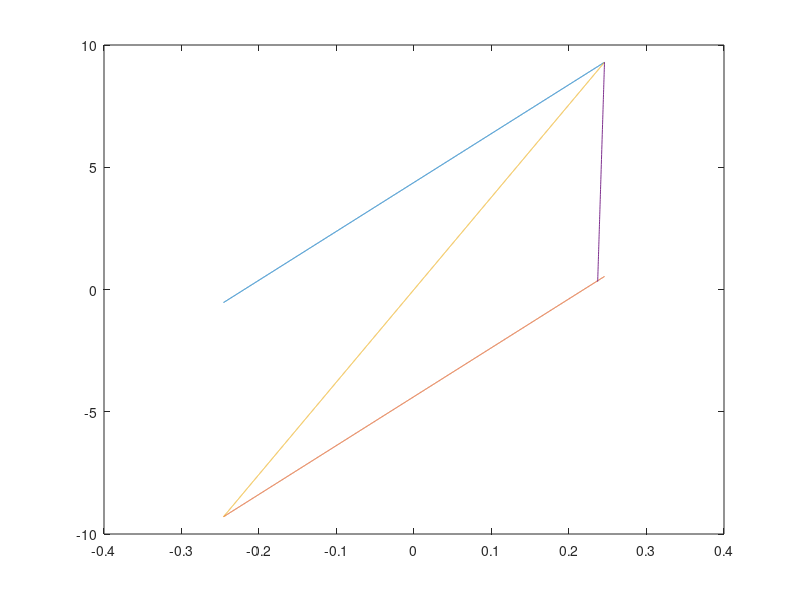

This figure's MATLAB source:
clc; clear; close all;

b = 45;
d = 27;
e = 0.05 * b;
DTD = 0.3;

yx = d / 2;
yy = b / 2;

DDx = DTD / (1 + yx * (12 * e) / (b ^ 2 + d ^ 2));

DDy = DTD / (1 + yy * (12 * e) / (b ^ 2 + d ^ 2));

DD = min(DDx, DDy);

DD = 0.2458;

% ==========================
% T = 2.5;

mu = 0.05;

W = [87.5997 170.9929 341.4667];

% W = [87.5997 174.7421 341.6658];

DampingRatio = 0.3;

R = DD / ((2 * mu) / (pi * DampingRatio) - mu);

KeD = W / R + mu * W / DD;

Kh = W / R
K1 = 51 * Kh;
g = 9.81;

if DD > mu * R
    DD;
    mu * R;
    fprintf('OK\n');
else
    DD
    mu * R
    fprintf('NG\n');
end

fprintf('============================');
KeD
K1
mu
R
T = 2 * pi * sqrt((W / g) ./ KeD)
(37.8137 * 4 + 73.8117 * 12 + 147.3993 * 8) / 24 * 1000 * 9.81
T_check = 2 * pi * sqrt(R / g)

W = 87.5997;
K1 = 1019.7;
x = -0.2458 : 0.0001 : 0.2458;
y1 = W / R * x + mu * W;
y2 = W / R * x - mu * W;
y3 = (W / R + mu * W / DD) * x;
k1x = 0.237 : 0.0001 : 0.2458;
y4 = K1 * (k1x - 0.2458) + (W / R * 0.2458 + mu * W);

figure;
plot(x, y1, x, y2, x, y3, k1x, y4);
title('');
xlabel('');
ylabel('');
% axis([-0.35 0.35 -0.6 0.6]);
